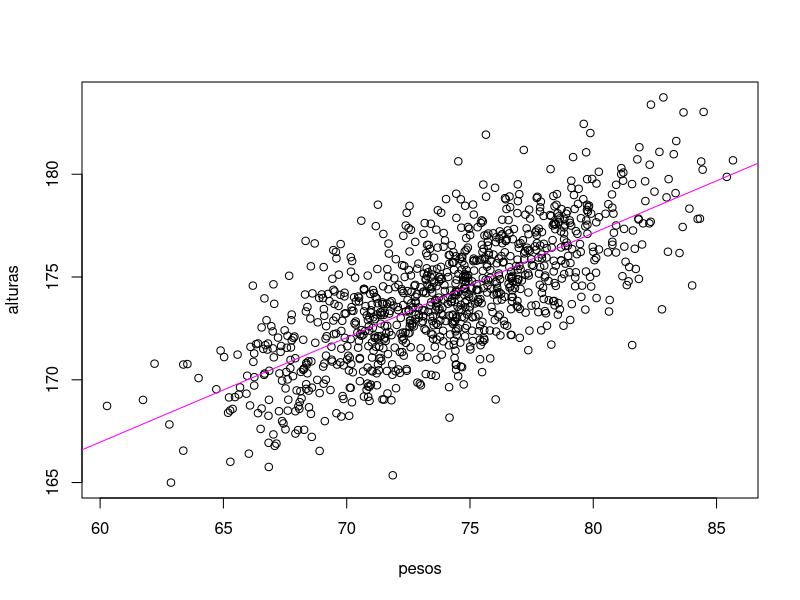

This figure's R source:
setwd("~/practicas-uni/Estadistica/practica5/")
datos = read.table("datos.dat")
attach(datos)

# a.
plot(x = pesos, y = alturas)
# b.
reg = lm(alturas ~ pesos, datos)
abline(reg, col='magenta')
# c.
r = cor(pesos, alturas)
R = r^2
# la corrleación no es muy buena
# d.
peso = (180 - reg$coefficients[1])/ reg$coefficients[2]
# e.
altadj = reg$coefficients[2] * pesos + reg$coefficients[1]
residuos = alturas - altadj
mean(residuos) # casi 0
var(residuos) # alta, >4
relacion = var(altadj)/var(alturas) # 0.52

